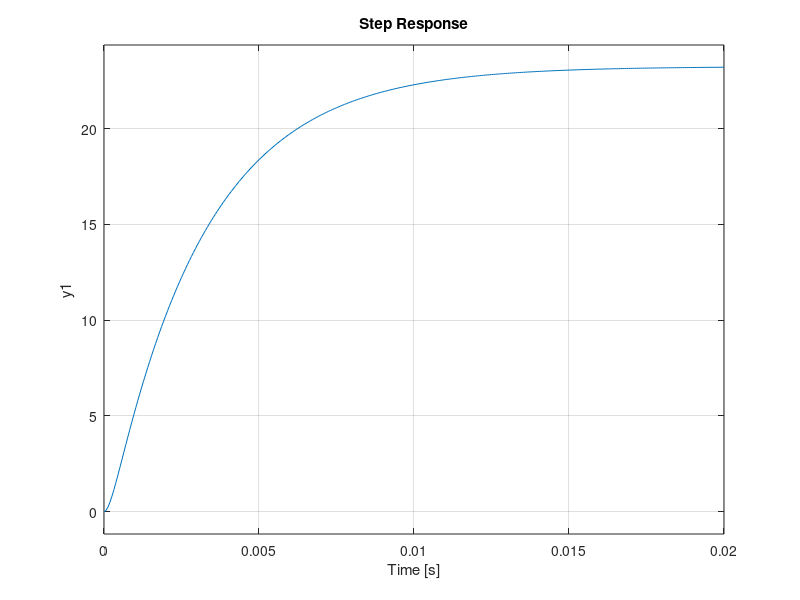
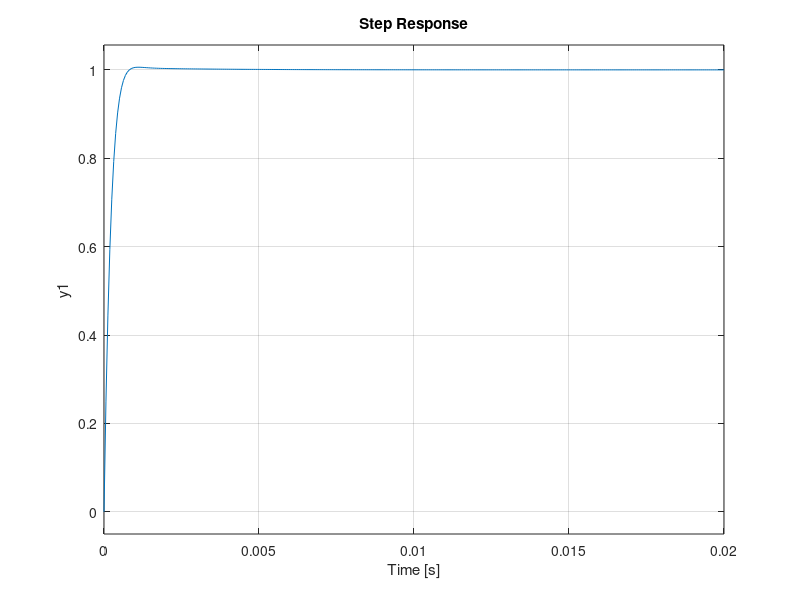

MATLAB code to generate these figures, in order: (Note: this script raises an error after producing the figures.)
clc
clear variables
close all

t = 0:0.0001:0.1;

J = (21.2+1.3)*10^-7;
b = 2.183*10^-6;
K = 42.9*10^-3;
R = 2.68;
L = 0.514*10^-3;

s = tf('s');

P_motor = K/((J*s + b)*(L*s + R) + K^2);

figure(1)
step(P_motor)

%pid using previous values
%C_speed = pid(0.5, 300, 0.00005);
%new pid
C_speed = pid(0.03, 10, 0.000005);

speed_forward = C_speed * 24 * P_motor;

speed_ctl = feedback(speed_forward, 1);
figure(2)
step(speed_ctl)
stp_info_1 = stepinfo(speed_ctl)

%pid without consideration of voltage constraint
%C_pos = pid(50, 150, 0.06);
C_pos = pid(0.5);

pos_forward = C_pos * P_motor / s;

pos_ctl = feedback(pos_forward, 1);
figure(3)
step(pos_ctl)
stp_info_2 = stepinfo(pos_ctl)

figure(4)
step(P_motor, speed_ctl, pos_ctl)

figure(5)
bode(0.03*P_motor)
